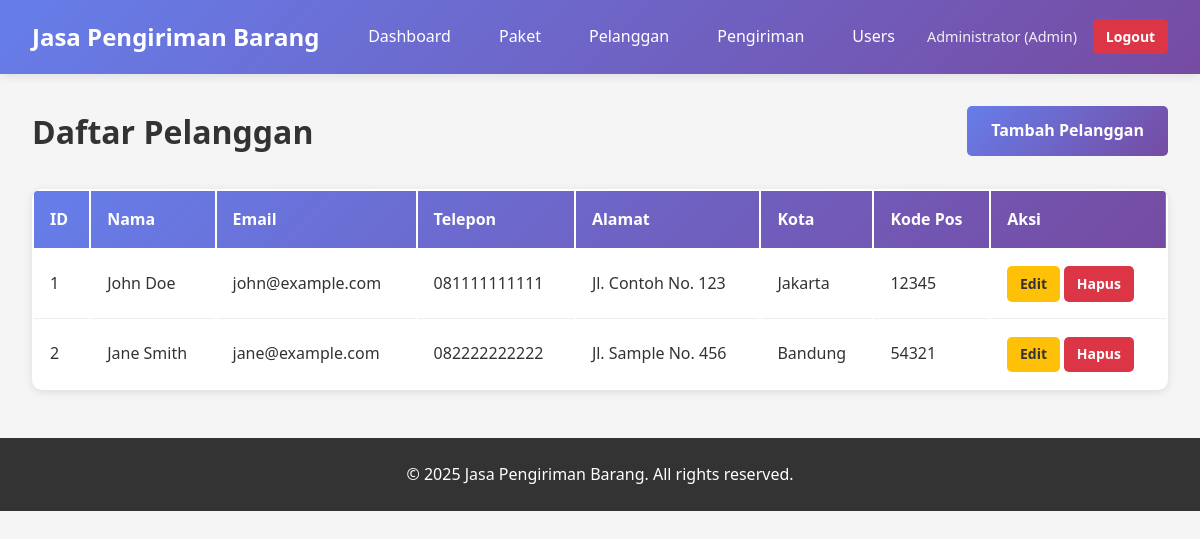
The app's page /customers/index.php (signed in) with its own data.
### tables this page shows
CREATE TABLE IF NOT EXISTS customers (
    id INT PRIMARY KEY AUTO_INCREMENT,
    name VARCHAR(100) NOT NULL,
    email VARCHAR(100),
    phone VARCHAR(20) NOT NULL,
    address TEXT NOT NULL,
    city VARCHAR(50) NOT NULL,
    postal_code VARCHAR(10),
    created_at TIMESTAMP DEFAULT CURRENT_TIMESTAMP,
    updated_at TIMESTAMP DEFAULT CURRENT_TIMESTAMP ON UPDATE CURRENT_TIMESTAMP
);

### customers/index.php (the view, shortened to what this page needs)
<?php
$conn = getDBConnection();
$customers = [];
$result = $conn->query("SELECT * FROM customers ORDER BY created_at DESC");
while ($row = $result->fetch_assoc()) {
    $customers[] = $row;
}
?>
<!DOCTYPE html>
<html lang="id">
<head>
    <link rel="stylesheet" href="../assets/css/style.css">
</head>
<body>
    <?php include '../includes/header.php'; ?>
    <div class="container">
        <div class="page-header">
            <h1>Daftar Pelanggan</h1>
            <a href="create.php" class="btn btn-primary">Tambah Pelanggan</a>
        </div>
        <?php if (empty($customers)): ?>
            <p>Tidak ada pelanggan. <a href="create.php">Tambah pelanggan pertama</a></p>
        <?php else: ?>
            <table class="data-table">
                <thead>
                    <tr>
                        <th>ID</th>
                        <th>Nama</th>
                        <th>Email</th>
                        <th>Telepon</th>
                        <th>Alamat</th>
                        <th>Kota</th>
                        <th>Kode Pos</th>
                        <th>Aksi</th>
                    </tr>
                </thead>
                <tbody>
                    <?php foreach ($customers as $customer): ?>
                    <tr>
                        <td><?php echo $customer['id']; ?></td>
                        <td><?php echo htmlspecialchars($customer['name']); ?></td>
                        <td><?php echo htmlspecialchars($customer['email'] ?? '-'); ?></td>
                        <td><?php echo htmlspecialchars($customer['phone']); ?></td>
                        <td><?php echo htmlspecialchars($customer['address']); ?></td>
                        <td><?php echo htmlspecialchars($customer['city']); ?></td>
                        <td><?php echo htmlspecialchars($customer['postal_code'] ?? '-'); ?></td>
                        <td>
                            <a href="edit.php?id=<?php echo $customer['id']; ?>" class="btn btn-sm btn-warning">Edit</a>
                            <a href="delete.php?id=<?php echo $customer['id']; ?>" class="btn btn-sm btn-danger" onclick="return confirm('Yakin ingin menghapus?')">Hapus</a>
                        </td>
                    </tr>
                    <?php endforeach; ?>
                </tbody>
            </table>
        <?php endif; ?>
    </div>
    <?php include '../includes/footer.php'; ?>
</body>
</html>

### assets/css/style.css (style rules this page uses)
* { margin: 0; padding: 0; box-sizing: border-box; }
body { font-family: 'Segoe UI', Tahoma, Geneva, Verdana, sans-serif; background-color: #f5f5f5; color: #333; line-height: 1.6; }
.container { max-width: 1200px; margin: 2rem auto; padding: 0 2rem; }
.btn { display: inline-block; padding: 0.75rem 1.5rem; border: none; border-radius: 5px; font-size: 1rem; font-weight: 600; text-decoration: none; cursor: pointer; transition: all 0.3s; text-align: center; }
.btn-primary { background: linear-gradient(135deg, #667eea 0%, #764ba2 100%); color: white; }
.btn-warning { background: #ffc107; color: #333; }
.btn-danger { background: #dc3545; color: white; }
.btn-sm { padding: 0.4rem 0.8rem; font-size: 0.875rem; }
.page-header { display: flex; justify-content: space-between; align-items: center; margin-bottom: 2rem; flex-wrap: wrap; gap: 1rem; }
.page-header h1 { color: #333; }
.data-table { width: 100%; background: white; border-radius: 10px; overflow: hidden; box-shadow: 0 2px 10px rgba(0,0,0,0.1); }
.data-table thead { background: linear-gradient(135deg, #667eea 0%, #764ba2 100%); color: white; }
.data-table th { padding: 1rem; text-align: left; font-weight: 600; }
.data-table td { padding: 1rem; border-bottom: 1px solid #eee; }
.data-table tbody tr:last-child td { border-bottom: none; }

### records on screen
customers: id "1", name "John Doe", email "john@example.com", phone "081111111111", address "Jl. Contoh No. 123", city "Jakarta", postal_code "12345"
customers: id "2", name "Jane Smith", email "jane@example.com", phone "082222222222", address "Jl. Sample No. 456", city "Bandung", postal_code "54321"

### other values on screen
$_SESSION['full_name'] "Administrator"
$_SESSION['role'] "Admin"
